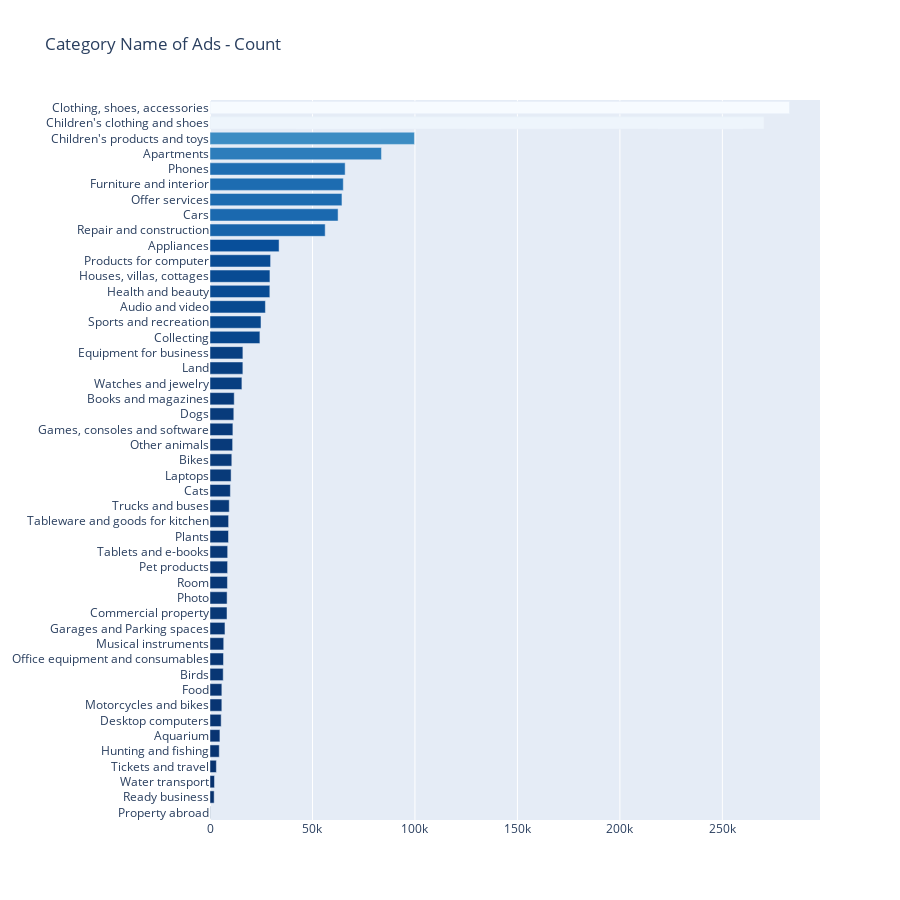

Notebook code for this chart:
### Markdown cell above
** Category of Ads:**

Now let us look at the category of ads.

### Code cell
cnt_srs = train_df['category_name'].value_counts()
trace = go.Bar(
    y=cnt_srs.index[::-1],
    x=cnt_srs.values[::-1],
    orientation = 'h',
    marker=dict(
        color=cnt_srs.values[::-1],
        colorscale = 'Blues',
        reversescale = True
    ),
)

layout = dict(
    title='Category Name of Ads - Count',
    height=900
    )
data = [trace]
fig = go.Figure(data=data, layout=layout)
py.iplot(fig, filename="category name")

### Figure 1 — Plotly figure (JSON) as saved in the notebook; plotly's stock layout.template omitted (floating-point values rounded to 4 significant figures)
{"data": [{"marker": {"color": [117, 2028, 2180, 3108, 4524, 4840, 5450, 5771, 5781, 6447, 6580, 6695, 7304, 8305, 8345, 8512, 8580, 8624, 9025, 9076, 9394, 9951, 10297, 10638, 11040, 11167, 11612, 11819, 15566, 16038, 16047, 24346, 24881, 27036, 29198, 29244, 29565, 33705, 56201, 62494, 64385, 65035, 65944, 83670, 99747, 270359, 282753], "colorscale": [[0.0, "rgb(247,251,255)"], [0.125, "rgb(222,235,247)"], [0.25, "rgb(198,219,239)"], [0.375, "rgb(158,202,225)"], [0.5, "rgb(107,174,214)"], [0.625, "rgb(66,146,198)"], [0.75, "rgb(33,113,181)"], [0.875, "rgb(8,81,156)"], [1.0, "rgb(8,48,107)"]], "reversescale": true}, "orientation": "h", "type": "bar", "x": [117, 2028, 2180, 3108, 4524, 4840, 5450, 5771, 5781, 6447, 6580, 6695, 7304, 8305, 8345, 8512, 8580, 8624, 9025, 9076, 9394, 9951, 10297, 10638, 11040, 11167, 11612, 11819, 15566, 16038, 16047, 24346, 24881, 27036, 29198, 29244, 29565, 33705, 56201, 62494, 64385, 65035, 65944, 83670, 99747, 270359, 282753], "y": ["Property abroad", "Ready business", "Water transport", "Tickets and travel", "Hunting and fishing", "Aquarium", "Desktop computers", "Motorcycles and bikes", "Food", "Birds", "Office equipment and consumables", "Musical instruments", "Garages and Parking spaces", "Commercial property", "Photo", "Room", "Pet products", "Tablets and e-books", "Plants", "Tableware and goods for kitchen", "Trucks and buses", "Cats", "Laptops", "Bikes", "Other animals", "Games, consoles and software", "Dogs", "Books and magazines", "Watches and jewelry", "Land", "Equipment for business", "Collecting", "Sports and recreation", "Audio and video", "Health and beauty", "Houses, villas, cottages", "Products for computer", "Appliances", "Repair and construction", "Cars", "Offer services", "Furniture and interior", "Phones", "Apartments", "Children's products and toys", "Children's clothing and shoes", "Clothing, shoes, accessories"]}], "layout": {"height": 900, "title": {"text": "Category Name of Ads - Count"}}}
